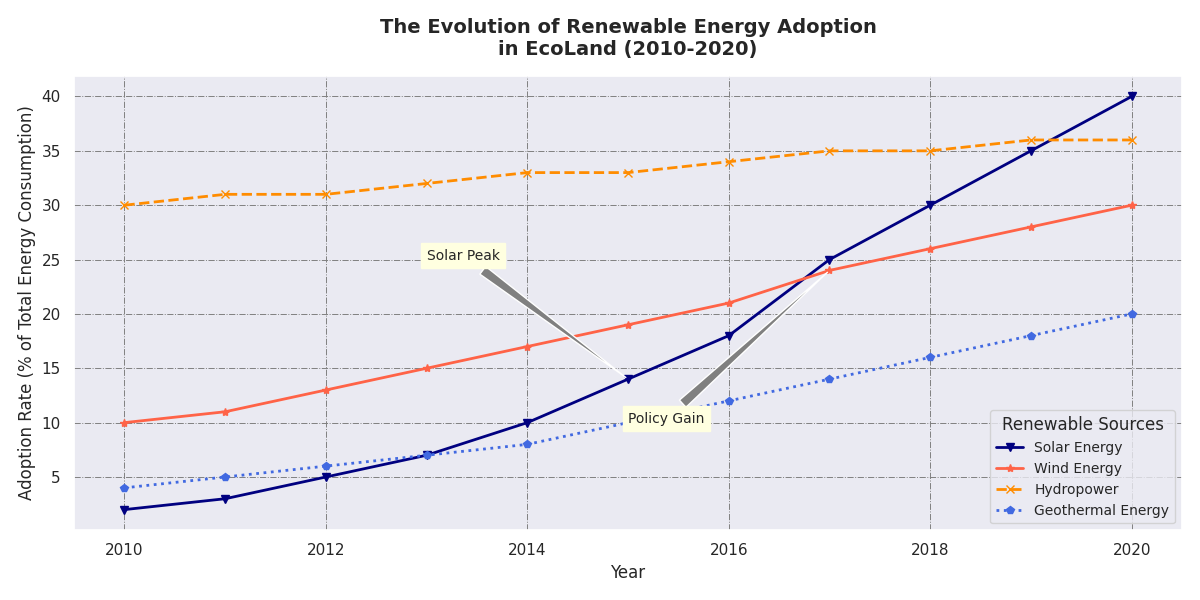

Here is the Python script that generated this plot:
import matplotlib.pyplot as plt
import numpy as np

years = np.arange(2010, 2021)

solar_adoption = [2, 3, 5, 7, 10, 14, 18, 25, 30, 35, 40]
wind_adoption = [10, 11, 13, 15, 17, 19, 21, 24, 26, 28, 30]
hydro_adoption = [30, 31, 31, 32, 33, 33, 34, 35, 35, 36, 36]
geothermal_adoption = [4, 5, 6, 7, 8, 10, 12, 14, 16, 18, 20]

plt.figure(figsize=(12, 6))

# Change the color, linestyle, and marker for each plot
plt.plot(years, solar_adoption, label='Solar Energy', color='navy', linestyle='-', marker='v', linewidth=2)
plt.plot(years, wind_adoption, label='Wind Energy', color='tomato', linestyle='-', marker='*', linewidth=2)
plt.plot(years, hydro_adoption, label='Hydropower', color='darkorange', linestyle='--', marker='x', linewidth=2)
plt.plot(years, geothermal_adoption, label='Geothermal Energy', color='royalblue', linestyle=':', marker='p', linewidth=2)

plt.title('The Evolution of Renewable Energy Adoption\nin EcoLand (2010-2020)', fontsize=14, fontweight='bold', pad=15)
plt.xlabel('Year', fontsize=12)
plt.ylabel('Adoption Rate (% of Total Energy Consumption)', fontsize=12)

# Change legend title and location
plt.legend(title="Renewable Sources", loc='lower right', fontsize=10)

# Change grid style
plt.grid(True, which='both', linestyle='-.', linewidth=0.7, color='gray')

# Change annotation style
plt.annotate('Solar Peak', xy=(2015, 14), xytext=(2013, 25),
             arrowprops=dict(facecolor='gray', arrowstyle='wedge,tail_width=0.7'),
             fontsize=10, backgroundcolor='lightyellow')

plt.annotate('Policy Gain', xy=(2017, 24), xytext=(2015, 10),
             arrowprops=dict(facecolor='gray', arrowstyle='wedge,tail_width=0.7'),
             fontsize=10, backgroundcolor='lightyellow')

plt.tight_layout()
plt.show()
